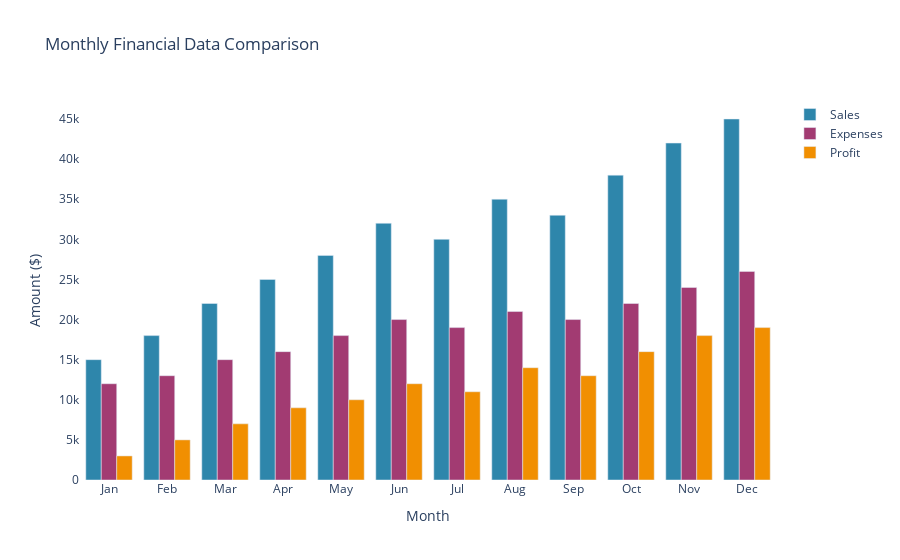

The code cell stored with this chart in its notebook:
### Markdown cell above
### 4. Bar Charts with Plotly

Bar charts are cleaner and more interactive with Plotly. You can hover to see exact values and easily compare bars.

### Code cell
# Grouped bar chart
fig = go.Figure()

fig.add_trace(go.Bar(x=df['Month'], y=df['Sales'], 
                     name='Sales',
                     marker_color='#2E86AB'))

fig.add_trace(go.Bar(x=df['Month'], y=df['Expenses'], 
                     name='Expenses',
                     marker_color='#A23B72'))

fig.add_trace(go.Bar(x=df['Month'], y=df['Profit'], 
                     name='Profit',
                     marker_color='#F18F01'))

fig.update_layout(
    title='Monthly Financial Data Comparison',
    xaxis_title='Month',
    yaxis_title='Amount ($)',
    barmode='group',  # Try changing to 'stack' for stacked bars!
    plot_bgcolor='white',
    hovermode='x unified'
)

fig.show()

### Figure 1 — Plotly figure (JSON) as saved in the notebook; plotly's stock layout.template omitted (floating-point values rounded to 4 significant figures)
{"data": [{"marker": {"color": "#2E86AB"}, "name": "Sales", "type": "bar", "x": ["Jan", "Feb", "Mar", "Apr", "May", "Jun", "Jul", "Aug", "Sep", "Oct", "Nov", "Dec"], "y": [15000, 18000, 22000, 25000, 28000, 32000, 30000, 35000, 33000, 38000, 42000, 45000]}, {"marker": {"color": "#A23B72"}, "name": "Expenses", "type": "bar", "x": ["Jan", "Feb", "Mar", "Apr", "May", "Jun", "Jul", "Aug", "Sep", "Oct", "Nov", "Dec"], "y": [12000, 13000, 15000, 16000, 18000, 20000, 19000, 21000, 20000, 22000, 24000, 26000]}, {"marker": {"color": "#F18F01"}, "name": "Profit", "type": "bar", "x": ["Jan", "Feb", "Mar", "Apr", "May", "Jun", "Jul", "Aug", "Sep", "Oct", "Nov", "Dec"], "y": [3000, 5000, 7000, 9000, 10000, 12000, 11000, 14000, 13000, 16000, 18000, 19000]}], "layout": {"barmode": "group", "hovermode": "x unified", "plot_bgcolor": "white", "title": {"text": "Monthly Financial Data Comparison"}, "xaxis": {"title": {"text": "Month"}}, "yaxis": {"title": {"text": "Amount ($)"}}}}
